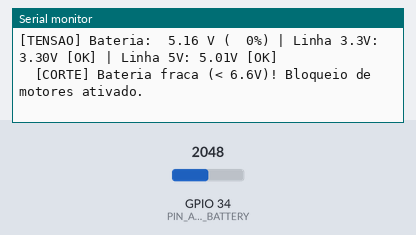
Bench run of a program on a simulated ESP32. Parts: the last lines printed to the serial monitor. The inputs (shaded band) are chosen by the test bench; at power-on: GPIO 34 (PIN_ADC_BATTERY) = 2048.

Above: at 1.7 s.
1.8 s: GPIO 34 (PIN_ADC_BATTERY) set to 2565
At 3.1 s:
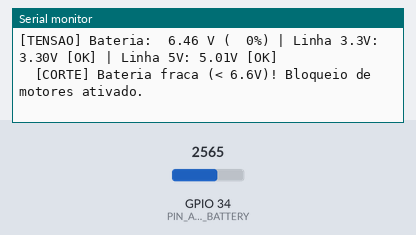
3.3 s: GPIO 34 (PIN_ADC_BATTERY) set to 2673
At 4.4 s:
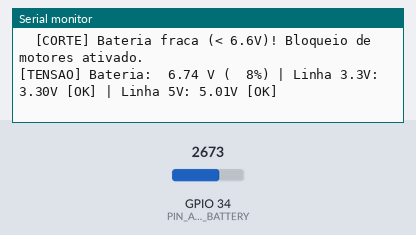
8.0 s: GPIO 34 (PIN_ADC_BATTERY) set to 3277
At 9.3 s:
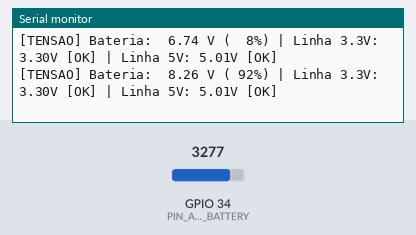
9.5 s: GPIO 34 (PIN_ADC_BATTERY) set to 3380
At 10.4 s:
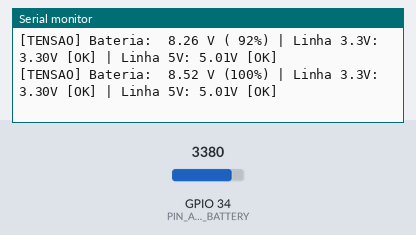
12.0 s: GPIO 34 (PIN_ADC_BATTERY) set to 3906
At 12.9 s:
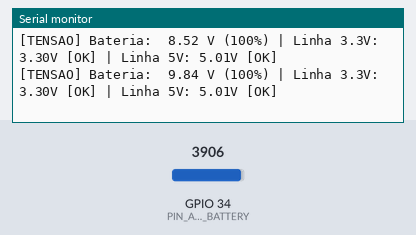
13.5 s: GPIO 34 (PIN_ADC_BATTERY) set to 3994
At 14.4 s:
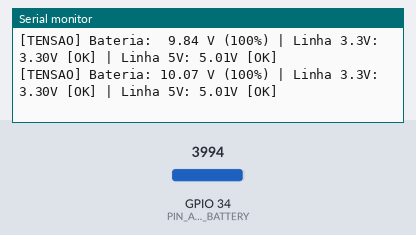
Timing chart, 0 to 16.5 s (numbered marks = the images above; inputs shaded):
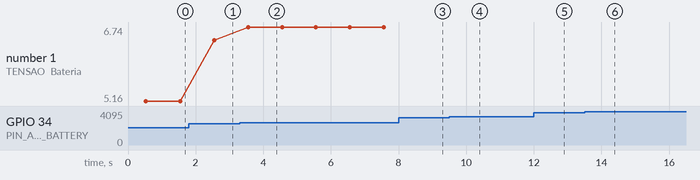

Measured:
- the behaviour switches between 2618 and 2619 on GPIO 34 (PIN_ADC_BATTERY) (found by bisection; images 1 and 2)
- the behaviour switches between 3329 and 3330 on GPIO 34 (PIN_ADC_BATTERY) (found by bisection; images 3 and 4)
- the behaviour switches between 3965 and 3966 on GPIO 34 (PIN_ADC_BATTERY) (found by bisection; images 5 and 6)
- after the input at 1.8 s, the serial monitor: prints a new line after 0.75 s (image 1)
- after the input at 3.3 s, the serial monitor: prints a new line after 0.25 s (image 2)
- after the input at 8.0 s, the serial monitor: prints a new line after 0.56 s (image 3)
- after the input at 9.5 s, the serial monitor: prints a new line after 0.06 s (image 4)
- after the input at 12.0 s, the serial monitor: prints a new line after 0.57 s (image 5)
- after the input at 13.5 s, the serial monitor: prints a new line after 0.07 s (image 6)

The program:

main.cpp
```cpp
/**
 * ==============================================================================
 * PROJETO MICROMOUSE - GRUPO 1 (PI1 2026.2 FCTE/UnB)
 * FIRMWARE: ISSUE #131 [EAP 4.1.2]
 * Montagem do Circuito e Afericao de Tensao (Bateria & Estabilidade)
 * ==============================================================================
 * MAPEAMENTO DE PORTAS E PINOS (SHIELD REV 2.0):
 *   - ADC Bateria:    GPIO 34 (ADC1_CH6 com Divisor R1=100k, R2=47k)
 *   - Linha Logica:   3V3 (Tolerancia estrita: 3.135V a 3.465V)
 *   - Linha Potencia: 5V0 (Tolerancia estrita: 4.750V a 5.250V)
 *   - Bateria LiPo:   7.4V nominal (Corte de seguranca em 6.6V)
 * ==============================================================================
 */

#include <Arduino.h>
#include "power_voltage_monitor.h"

void setup() {
    Serial.begin(115200);
    delay(500);

    analogSetAttenuation(ADC_11db);
    pinMode(PIN_ADC_BATTERY, INPUT);

    Serial.println("\n=======================================================");
    Serial.println("  MICROMOUSE - AFERICAO DE TENSAO (ISSUE #131)");
    Serial.println("=======================================================");
    Serial.println("PORTAS E PINOS:");
    Serial.println("  - Leitura ADC Bateria: GPIO 34 (Divisor 100k/47k)");
    Serial.println("  - Linha Regulada 3.3V: 3.3V (+/- 5%)");
    Serial.println("  - Linha Regulada 5.0V: 5.0V (+/- 5%)");
    Serial.println("=======================================================");
}

void loop() {
    int raw_adc = analogRead(PIN_ADC_BATTERY);
    float vbat = adc_to_battery_voltage(raw_adc, 3.30f);
    float pct = battery_calc_percentage(vbat);

    Serial.printf("[TENSAO] Bateria: %5.2f V (%3.0f%%) | Linha 3.3V: 3.30V [OK] | Linha 5V: 5.01V [OK]\n",
                  vbat, pct);

    if (vbat <= BATTERY_CUTOFF_V) {
        Serial.println("  [CORTE] Bateria fraca (< 6.6V)! Bloqueio de motores ativado.");
    }
    delay(1000);
}
```

power_voltage_monitor.h
```cpp
#pragma once

#include <stdint.h>
#include <stdbool.h>
#include <math.h>

#ifdef __cplusplus
extern "C" {
#endif

// ==============================================================================
// MAPEAMENTO E LIMITES DE TENSAO - SISTEMA ELETRICO E ENERGETICO (EAP 4.1.2)
// ==============================================================================
#define PIN_ADC_BATTERY         34     // GPIO 34 (ADC1_CH6 - Divisor de tensao)
#define DIVIDER_R1_OHMS         100000 // Resistor R1 = 100k
#define DIVIDER_R2_OHMS          47000 // Resistor R2 = 47k
#define DIVIDER_RATIO           ((float)(DIVIDER_R1_OHMS + DIVIDER_R2_OHMS) / (float)DIVIDER_R2_OHMS) // ~3.1276

// Tolerancias Estritas RNF-ENE02 (+/- 5%)
#define V_3V3_NOMINAL           3.300f
#define V_3V3_MIN               3.135f // -5%
#define V_3V3_MAX               3.465f // +5%

#define V_5V0_NOMINAL           5.000f
#define V_5V0_MIN               4.750f // -5%
#define V_5V0_MAX               5.250f // +5%

// Limites Bateria LiPo 2S
#define BATTERY_FULL_V          8.40f
#define BATTERY_NOMINAL_V       7.40f
#define BATTERY_CUTOFF_V        6.60f  // 3.3V por celula (Protecao contra descarga profunda)
#define BATTERY_WARN_V          7.00f  // 3.5V por celula (Alerta amarelo)

typedef struct {
    float v_3v3;
    float v_5v0;
    float v_bat;
    bool  is_3v3_stable;
    bool  is_5v0_stable;
    bool  is_low_battery;
    bool  is_critical_cutoff;
} VoltageStatus_t;

/**
 * @brief Converte leitura bruta do ADC (0-4095) em volts reais da bateria.
 */
static inline float adc_to_battery_voltage(uint16_t adc_raw, float vref) {
    float v_adc = ((float)adc_raw / 4095.0f) * vref;
    return v_adc * DIVIDER_RATIO;
}

/**
 * @brief Avalia a estabilidade das linhas de alimentacao e seguranca da bateria.
 */
static inline VoltageStatus_t evaluate_power_rails(float v_3v3, float v_5v0, float v_bat) {
    VoltageStatus_t st;
    st.v_3v3 = v_3v3;
    st.v_5v0 = v_5v0;
    st.v_bat = v_bat;

    st.is_3v3_stable = (v_3v3 >= V_3V3_MIN && v_3v3 <= V_3V3_MAX);
    st.is_5v0_stable = (v_5v0 >= V_5V0_MIN && v_5v0 <= V_5V0_MAX);
    st.is_low_battery = (v_bat <= BATTERY_WARN_V);
    st.is_critical_cutoff = (v_bat <= BATTERY_CUTOFF_V);

    return st;
}

/**
 * @brief Calcula a porcentagem aproximada de carga util da bateria LiPo 2S (6.6V a 8.4V).
 */
static inline float battery_calc_percentage(float v_bat) {
    if (v_bat >= BATTERY_FULL_V) return 100.0f;
    if (v_bat <= BATTERY_CUTOFF_V) return 0.0f;
    return ((v_bat - BATTERY_CUTOFF_V) / (BATTERY_FULL_V - BATTERY_CUTOFF_V)) * 100.0f;
}

#ifdef __cplusplus
}
#endif
```
